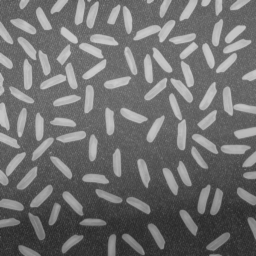
#> input picture lab4/rice.png, 256 x 256 px, found by its file name
$ jupyter execute --allow-errors 10_morphology.ipynb
#> lines starting #> are read from the running program, lines starting #| are printed output that depends on the picture
# Przekształcenia morfologiczne

## Cel:
- zapoznanie z podstawowymi przekształceniami morfologicznymi – erozją, dylatacją, otwarciem, zamknięciem, transformacją trafi, nie trafi,
- zapoznanie ze złożonymi operacjami morfologicznymi wykorzystującymi rekonstrukcję morfologiczną,
- zapoznanie z operacjami morfologicznym dla obrazów w odcieniach szarości – erozją, dylatacją, otwarciem, zamknięciem, filtrami top-hat i bottom-hat,
- zapoznanie z wykorzystaniem złożonych operacji morfologicznych przy rozwiązywaniu konkretnego problemu,
- zadanie domowe: wykorzystanie morfologii do implementacji ,,gry w życie''.

## Przypomnienie teorii

### Element strukturalny

Element strukturalny obrazu jest to pewien wycinek obrazu (przy dyskretnej reprezentacji obrazu – pewien podzbiór jego elementów).
Najczęściej stosowanym elementem strukturalnym jest kwadratowa maska o rozmiarze 3×3 lub 5×5. Niekiedy pożądane są maski o innym kształcie, np. zbliżonym do elipsy.

### Erozja

Erozja (ang. _erosion_) jest podstawowym przekształceniem morfologicznym.
Zakładamy, że obraz wyjściowy zawiera pewien obszar (figurę) X, wyróżniający się pewną charakterystyczną cechą (np. odróżniającą się od tła jasnością).
Figura X po wykonaniu operacji erozji to zbiór punktów centralnych wszystkich elementów strukturalnych, które w całości mieszczą się we wnętrzu obszaru X.
Miarą stopnia erozji jest wielkość elementu strukturalnego.

**Erozję** można traktować jako **filtr minimalny**, tj. z danego otoczenia piksela (określanego przez maskę) do obrazu wynikowego wybierana jest wartość minimalna.

### Dylatacja

Dylatacja (ang. _dilation_): Zakładamy, że obraz wejściowy zawiera obszar X wyróżniający się pewną charakterystyczną cechą (np. jasnością). Figura przekształcona przez dylatacje to zbiór punktów centralnych wszystkich elementów strukturalnych, których którykolwiek punkt mieści sie we wnętrzu obszaru X. Miarą  dylatacji jest wielkość elementu strukturalnego.

**Dylatację** można traktować jako **filtr maksymalny**, tj. z danego otoczenia piksela (określanego
przez maskę) do obrazu wynikowego wybierana jest wartość maksymalna.

### Otwarcie i zamknięcie

Otwarcie (ang. _opening_) polega na wykonaniu najpierw operacji erozji, a następnie dylatacji.

> Otwarcie = erozja + dylatacja

Zamkniecie (ang. _closing_) polega na wykonaniu najpierw operacji dylatacji, a następnie erozji.

> Zamkniecie = dylatacja + erozja

### Obrazy w odcieniu szarości

Obrazy w odcieniu szarości – detekcja dolin i szczytów (ang. _top-hat_, _bottom-hat_):

Aby wyodrębnić z obrazu lokalne ekstrema można wykorzystać zdefiniowane wcześniej przekształcenia: otwarcie i zamkniecie.
W celu wyszukania lokalnych maksimów (szczytów) należy od wyniku otwarcia danego obrazu odjąć obraz wyjściowy.
Analogicznie, aby wyodrębnić lokalne minima obrazu, należy dokonać podobnej operacji, z tym że pierwszą operacją bedzie zamknięcie.
Uwaga! Należy zwrócić uwagę, że poniższe metody służą do detekcji (pokreślenia) tylko lokalnych ekstremów!

## Podstawowe operacje morfologiczne: erozja, dylatacja, otwarcie, zamknięcie, trafi nie trafi

1. Wczytaj obraz ertka.bmp
2. Wykonaj operację erozji `cv2.erode`. Parametrami funkcji są obraz oraz element strukturalny. Element można stworzyć samodzielnie jako tablicę składającą się z 0 i 1 `np.ones((3,3))` lub posłużyć się funkcją `cv2.getStructuringElement`, do której należy podać kształt `cv2.MORPH_RECT` oraz wielkość elementu `(3,3)`. Na początku użyj kwadratu o rozmiarze 3 pikseli.
3. Wyświetl obraz oryginalny oraz po wykonaniu erozji – najlepiej na wspólnym wykresie. Upewnij się, że rozumiesz, jak działa erozja.
4. Zmień element strukturalny (inny kształt – koło, diament lub inny rozmiar). Ponownie wykonaj erozję, sprawdź rezultat działania operacji.
5. Oprócz zmiany elementu strukturalnego na rezultat erozji można wpłynąć zwiększając liczbę iteracji (np. wykonać erozję trzykrotnie). Ustal element strukturalny na kwadrat o boku 3 piksele. Wykonaj erozję obrazu _ertka_ dwukrotnie, a następnie trzykrotnie. Zaobserwuj rezultaty. Wskazówka: warto zajrzeć do dokumentacji funkcji `erode`.
6. Wczytaj obraz buzka.bmp. Dobierz element strukturalny (zdefiniuj go ręcznie jako macierz 0 i 1) w taki sposób, aby usunąć włosy o określonej orientacji (ukośnie lewo lub prawo).
7. Uwaga: pokazane metody wpływania na rezultaty erozji wykorzystuje się identycznie dla pozostałych operacji morfologicznych – dylatacji, otwarcia i zamknięcia.
8. Operacją odwrotną do erozji jest dylatacja `cv2.dilate`. Ustal element strukturalny na kwadrat o boku 3 piksele. Wykonaj dylatację obrazu _ertka_. Zapoznaj się z rezultatem działania.
9. Na wspólnym wykresie wyświetl obraz oryginalny oraz obrazy po operacjach morfologicznych: erozja, dylatacja, otwarcie i zamkniecie. Otwarcie i zamknięcie można uzyskać za pomocą `cv2.morphologyEx(img, operacja, element_strukturalny)`, gdzie typem operacji jest `cv2.MORPH_OPEN` lub `cv2.MORPH_CLOSE`.
10. Zmień obraz _ertka_ na _wyspa_, a następnie na _kolka_. Wykonaj na każdym cztery przedstawione operacje morfologiczne. Zaobserwuj rezultaty.
11. Minizadanko: wykorzystując poznane operacje morfologiczne spowoduj, że na obrazie _ertka_ pozostanie tylko napis RT (bez wypustek i dziur).
12. Niekiedy potrzebne jest wykrycie konkretnych konfiguracji pikseli na obrazie – przydaje się do tego transformacja trafi, nie trafi (ang. _hit-or-miss_). Pozwala ona wykryć na obrazie obecność elementów, które dokładnie odpowiadają masce.
13. Wczytaj obraz hom.bmp. Wyświetl go. Załóżmy, że chcemy wykryć na obrazie krzyżyki 3x3. Zdefiniuj następujący element strukturalny:
```
[0,1,0]
[1,1,1]
[0,1,0]
```
Wykonaj transformację trafi, nie trafi – `cv2.morphologyEx(hom, cv2.MORPH_HITMISS, se1)`. Rezultat operacji wyświetl. Czy udało się zrealizować zadanie? Jeżeli pojawiają się u Państwa błędy związane z typem danych, należy obraz wejściowy przekonwertować na skalę szarości: `cv2.cvtColor(hom, cv2.COLOR_BGR2GRAY)`.

[cell 1]
import matplotlib.pyplot as plt
import cv2
import numpy as np
import os
import requests

url = 'https://raw.githubusercontent.com/vision-agh/poc_sw/master/10_Morphology/'

fileNames = ["buzka.bmp", "calculator.bmp", "ertka.bmp", "ferrari.bmp", "fingerprint.bmp", "hom.bmp", "kolka.bmp", "kosc.bmp", "szkielet.bmp", "text.bmp", "wyspa.bmp", "rice.png", "gra.py"]
#> (the rest of this cell did not finish here and is left out)

[cell 2]
def plot(img_array):
    rows = 1
    columns = len(img_array)
    f = plt.figure(figsize=(25,25))
    for index, img in enumerate(img_array):
        f.add_subplot(rows, columns, index + 1)
        plt.imshow(img, cmap="gray")
        plt.axis('off')

[cell 3]
ertka = cv2.imread("ertka.bmp")

element1 = np.ones((3, 3))
element2 = np.ones((6, 6))
#> (the rest of this cell did not finish here and is left out)

#> (a cell that did not finish here is left out)

[cell 5]
buzka = cv2.imread("buzka.bmp")

element3 = np.uint8([[1, 0, 0],
                     [0, 1, 0],
                     [0, 0, 0]])

#> (the rest of this cell did not finish here and is left out)

#> (a cell that did not finish here is left out)

#> (a cell that did not finish here is left out)

[cell 8]
wyspa = cv2.imread("wyspa.bmp")

#> (the rest of this cell did not finish here and is left out)

[cell 9]
kolka = cv2.imread("kolka.bmp")

#> (the rest of this cell did not finish here and is left out)

#> (a cell that did not finish here is left out)

[cell 11]
hom = cv2.imread("hom.bmp", cv2.IMREAD_GRAYSCALE)

element4 = np.uint8([[0, 1, 0],
                     [1, 1, 1],
                     [0, 1, 0]])

#> (the rest of this cell did not finish here and is left out)

## Inne operacje morfologiczne
Do innych operacji morfologicznych należą między innymi ścienianie (ang. _thinning_), szkieletyzacja (ang. _skeletonization_), rekonstrukcja morfologiczna (ang. _morphological reconstruction_), czyszczenie brzegu (ang. _clearing border_) i uzupełnianie dziur (ang. _filling holes_). W tym rozdziale zostanie zaprezentowana rekonstrukcja morfologiczna.

Rekonstrukcja morfologiczna jest operacją trójargumentową. Wymaga podania markera (obrazu, od którego zacznie się transformacja), maski (ograniczenia transformacji) oraz elementu strukturalnego. Operacja polega na wykonywaniu kroków (dopóki w dwóch kolejnych iteracjach nic się nie zmieni):
- dylatacja obrazu markera (z danym elementem strukturalnym),
- nowy marker = część wspólna dylatacji starego markera i maski.

Trzy operacje, które wykorzystują schemat rekonstrukcji to:
- otwarcie poprzez rekonstrukcję,
- wypełnianie dziur,
- czyszczenie brzegu.

### Otwarcie poprzez rekonstrukcję:
- Wczytaj obraz text.bmp, wyświetl go.
- Załóżmy, że chcemy wykryć na obrazie litery, które zawierają długie pionowe fragmenty. W pierwszym podejściu stosujemy morfologiczne otwarcie z maską pionową o wysokości 51 pikseli (taka jest średnia wysokość liter na obrazie – `np.ones((51,1))`. Sprawdź rezultat takiej operacji.
- Detekcja wprawdzie sie udała, ale otrzymujemy tylko pionowe kreski.
- Rozwiązaniem jest rekonstrukcja – jako marker wybieramy obraz oryginalny poddany erozji. Maskę stanowi obraz oryginalny. Samodzielnie dobierz element strukturalny.
- Zaimplementuj rekonstrukcję i porównaj efekt otwarcia i rekonstrukcji.

[cell 12]
def reconstruction(marker, mask, element):
    while True:
        expanded = cv2.dilate(marker, element)
        cv2.bitwise_and(expanded, mask, expanded)
        if (marker == expanded).all():
            return expanded
        marker = expanded

[cell 13]
text = cv2.imread("text.bmp", cv2.IMREAD_GRAYSCALE)

element5 = np.ones((51, 1))
#> (the rest of this cell did not finish here and is left out)

## Operacje morfologiczne dla obrazów w skali szarości

Wszystkie dotychczasowe operacje (oprócz transformacji trafi, nie trafi) mają swoje odpowieniki dla obrazów w skali szarości. Konieczne jest tylko podanie definicji erozji i dylatacji w nieco innej formie:
- Erozja – filtr minimalny.
- Dylatacja – filtr maksymalny.

1. Wczytaj obraz ferrari.bmp i wykonaj operacje morfologiczne: erozję i dylatację. Element strukturalny ustal na kwadrat 3×3. Oblicz też różnicę pomiędzy obrazem po dylatacji a po erozji – czyli tzw. gradient morfologiczny. Rezultaty wyświetl na wspólnym wykresie.
2. Otwarcie to tłumienie jasnych detali na obrazie. Zamkniecie to tłumienie ciemnych detali na obrazie. Potwierdź powyższe stwierdzenia wykonując obie operacje na obrazie _ferrari_.
3. Wykonaj operacje top-hat i bottom-hat `cv2.morphologyEx(img, cv2.MORPH_TOPHAT, strel)` oraz `cv2.morphologyEx(img, cv2.MORPH_BLACKHAT, strel)` na obrazie _ferrari_. Jakie obszary udało sie wykryć za pomocą tej operacji? Z jakich operacji składa sie filtr top-hat?
4. Wczytaj obraz rice.png (z laboratorium o binaryzacji). Wyświetl go. Zwróć uwage na niejednorodne oświetlenie. Wykonaj operacje top-hat z dużym elementem strukturalnym (np. koło o rozmiarze 10) na tym obrazie. Wynik wyświetl. Co stało się z niejednorodnością oświetlenia?

[cell 14]
ferrari = cv2.imread("ferrari.bmp")

#> (the rest of this cell did not finish here and is left out)

[cell 15]
rice = cv2.imread("rice.png", cv2.IMREAD_GRAYSCALE)
#> rice is the input picture: shape (256, 256); min 40, max 204, mean 111.4
rice_top_hat = cv2.morphologyEx(rice, cv2.MORPH_TOPHAT, np.ones((10,10)))
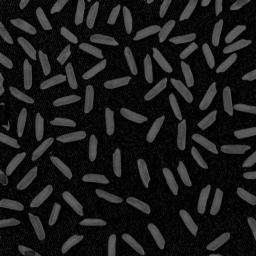
#> rice_top_hat: shape (256, 256); min 0, max 101, mean 26.3

plot([rice, rice_top_hat])
#> in plot, `columns = len(img_array)`: columns = 2
#> the loop in plot, `for index, img in enumerate(img_array):` made 2 passes
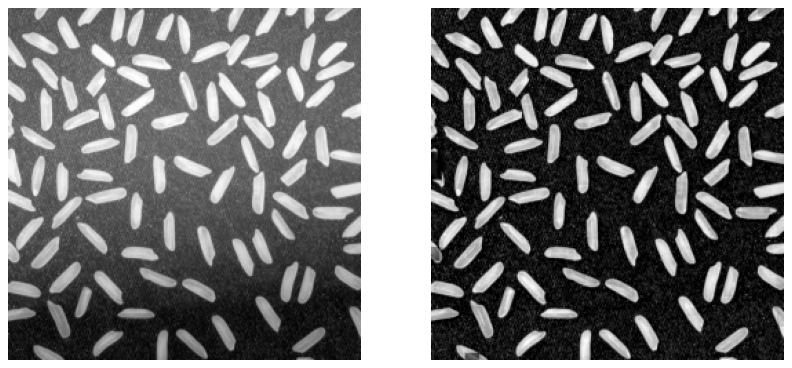
#> figure drawn by matplotlib, 2 panels

$ run again, with lab4/catalogue.png copied over lab4/rice.png
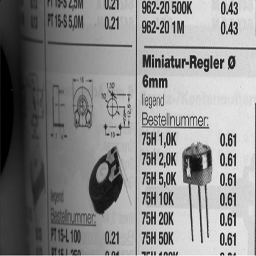
#> input picture lab4/catalogue.png, 256 x 256 px, found by its file name
#> rice is the input picture: shape (256, 256); min 0, max 251, mean 138
#> `rice_top_hat = cv2.morphologyEx(rice, cv2.MORPH_TOPHAT, np.ones((10,10..`:
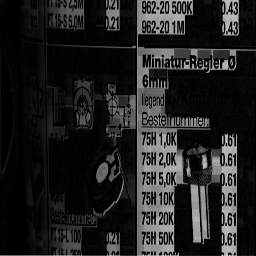
#> rice_top_hat: shape (256, 256); min 0, max 212, mean 33.3
#> columns = 2
#> the loop in plot, `for index, img in enumerate(img_array):` made 2 passes
#> `[cell 15] rice = cv2.imread("rice.png", cv2.IMREAD_GRAYSCALE) rice_top..`:
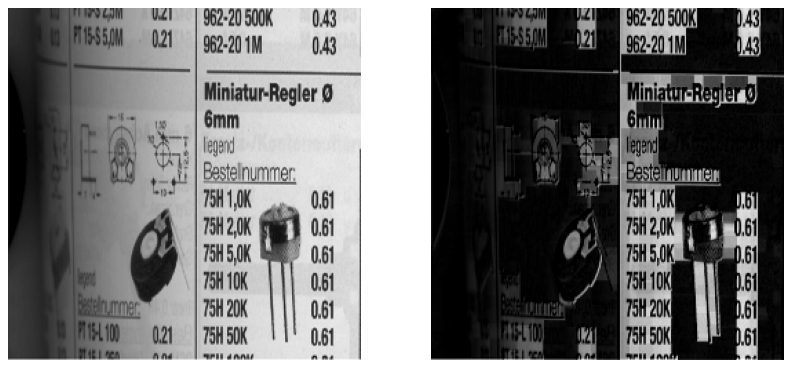
#> figure drawn by matplotlib, 2 panels
